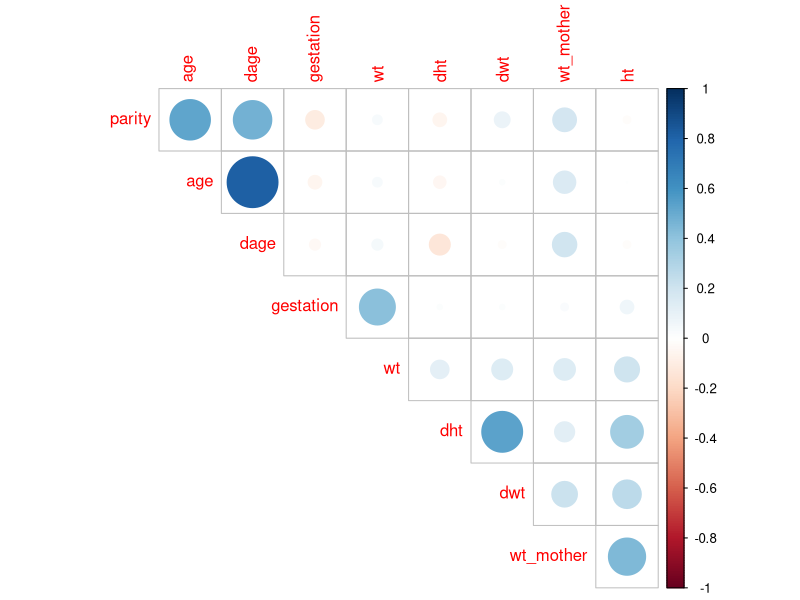

This chart was generated by the following R code: (Note: this script raises an error after producing the figure.)
if(!require(corrplot))
  install.packages("corrplot")

library(dplyr)
library(corrplot)

# load data into R and generate summary
data <- read.csv("babies23.data", sep = "")

summary(data)

# rename variable wt.1 to wt_mother
data <- data %>% rename(wt_mother = wt.1)

# check data for unknown values
data %>% filter(sex == 9)
data %>% filter(wt == 999)
data %>% filter(parity == 99)
data %>% filter(race == 99)
data %>% filter(age == 99)
data %>% filter(ed == 9)
data %>% filter(ht == 99)
data %>% filter(wt_mother == 999)
data %>% filter(drace == 99)
data %>% filter(dage == 99)
data %>% filter(ded == 9)
data %>% filter(dht == 99)
data %>% filter(dwt == 999)
data %>% filter(inc == 98 | inc == 99)
data %>% filter(smoke == 9)
data %>% filter(time == 9 | time == 98 | time == 99)
data %>% filter(number == 9 | number == 98 | number == 99)
data %>% filter(gestation == 999)

# update the data with NAs for unknown values
#data$sex[data$sex == 9] = NA
data$wt[data$wt == 999] = NA
data$parity[data$parity == 99] = NA
data$race[data$race == 99] = NA
data$age[data$age == 99] = NA
data$ed[data$ed == 9] = NA
data$ht[data$ht == 99] = NA
data$wt_mother[data$wt_mother == 999] = NA
data$drace[data$drace == 99] = NA
data$dage[data$dage == 99] = NA
data$ded[data$ded == 9] = NA
data$dht[data$dht == 99] = NA
data$dwt[data$dwt == 999] = NA
data$inc[data$inc == 98 | data$inc == 99] = NA
#data$smoke[data$smoke == 9] = NA
#data$time[data$time == 9 | data$time == 98 | data$time == 99] = NA
#data$number[data$number == 9 | data$number == 98 | data$number == 99] = NA
data$gestation[data$gestation == 999] = NA
data$marital[data$marital == 0] = NA

# changing the race to 5 for values 0 to 5
data$race[data$race %in% 0:5] = 5
data$drace[data$drace %in% 0:5] = 5

# changing the education value to 6 for values 6 & 7
data$ed[data$ed %in% c(6, 7)] = 6
data$ded[data$ded %in% c(6, 7)] = 6

# changing the date value to datatype date from integer, where 1096 is January1,1961
data$date <- as.Date(data$date, origin = "1958-01-01")


# convert all the categorical variable to factors with given lables
data$smoke <- factor(data$smoke, 
                     levels = c(0, 1, 2, 3, 9), 
                     labels = c("Never", "Smokes Now", "Until current pregnancy", "Once did, not now", "unknown"))
data$time <- factor(data$time, levels = c(0, 1, 2, 3, 4, 5, 6, 7, 8, 9, 98, 99), 
                    labels = c("never smoked", "still smokes", "during current preg.", "within 1yr", "1-2 yrs ago", "2-3 yrs ago", "3-4 yrs ago",
                               "5-9 yrs ago", "10+ yrs ago", "quit & dont know", "unknown", "not asked"))
data$inc <- factor(data$inc, levels = c(0, 1, 2, 3, 4, 5, 6, 7, 8, 9), 
                   labels = c("under 2500", "2500-4999", "5000-7499", "7500-9999", "10000-12499", 
                              "12500-14999", "15000-17499", "17500-19999", "20000-22499", "22500+"))
data$marital <- factor(data$marital, levels = c(1, 2, 3, 4, 5), labels = c("married", "legally separated", "divorced", "widowed", "never married"))
data$ded <- factor(data$ded, levels = c(0, 1, 2, 3, 4, 5, 6), 
                   labels = c("< 8th grade", "8-12th grade(not grad)", "HS graduate", "HS + trade", "HS + some college", 
                              "College graduate", "Trade school(unclear HS)"))
data$ed <- factor(data$ed, levels = c(0, 1, 2, 3, 4, 5, 6), 
                   labels = c("< 8th grade", "8-12th grade(not grad)", "HS graduate", "HS + trade", "HS + some college", 
                              "College graduate", "Trade school(unclear HS)"))
data$race <- factor(data$race, levels = c(5, 6, 7, 8, 9), labels = c("White", "Mex", "Black", "Asian", "mixed"))
data$drace <- factor(data$drace, levels = c(5, 6, 7, 8, 9), labels = c("White", "Mex", "Black", "Asian", "mixed"))
data$sex <- factor(data$sex, levels = c(1, 2, 9), labels = c("male", "female", "unknown"))
data$number <- factor(data$number, levels = c(0, 1, 2, 3, 4, 5, 6, 7, 8, 9, 98, 99), 
                      labels = c("never", "1-4", "5-9", "10-14", "15-19", "20-29", "30-39", "40-60", "60+", "smoke but dont know", "unknown", "not asked"))


# generate summary of the data after the changes
summary(data)


# create a subset of data with all numberic variables to be used to generate correlations
dataFiltered <- data %>% select(gestation, wt, parity, age,wt_mother, dage,ht, dht, dwt)
#----correlation between numeric variables-----

correlations <- cor(dataFiltered, use = "pairwise.complete.obs")
correlations <- round(correlations, 2)

corrplot(correlations, type="upper", order="hclust", sig.level = 0.01, insig = "blank", diag = FALSE)



data %>% gather(gestation, parity, age, wt_mother, ht, dage, dwt, dht, key = "param", value = "value") %>%
  ggplot(aes(x = value, y = wt, colour = smoke)) +
  geom_point() + facet_wrap(~param, scales = "free") + theme_bw()

data %>% gather(gestation, parity, age, wt_mother, ht, dage, dwt, dht, key = "param", value = "value") %>%
  ggplot(aes(x = value, y = wt, colour = race)) +
  geom_point() + facet_wrap(~param, scales = "free") + theme_bw()

data %>% gather(gestation, parity, age, wt_mother, ht, dage, dwt, dht, key = "param", value = "value") %>%
  ggplot(aes(x = value, y = wt, colour = drace)) +
  geom_point() + facet_wrap(~param, scales = "free") + theme_bw()

testData_size <- floor(0.2 * nrow(data))

testData_index <- sample(1:nrow(data), testData_size)

testData <- data[testData_index,]
fittedData <- data[-testData_index,]




